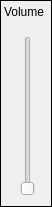
<?xml version="1.0" encoding="UTF-8"?>
<ui version="4.0">
 <class>VolumeWindow</class>
 <widget class="QMainWindow" name="VolumeWindow">
  <property name="geometry">
   <rect>
    <x>0</x>
    <y>0</y>
    <width>52</width>
    <height>207</height>
   </rect>
  </property>
  <property name="styleSheet">
   <string notr="true">#VolumeWindow {border: 1px solid black;}</string>
  </property>
  <widget class="QWidget" name="centerWidget">
   <widget class="QSlider" name="verticalSlider">
    <property name="geometry">
     <rect>
      <x>20</x>
      <y>36</y>
      <width>16</width>
      <height>160</height>
     </rect>
    </property>
    <property name="maximum">
     <number>100</number>
    </property>
    <property name="singleStep">
     <number>1</number>
    </property>
    <property name="orientation">
     <enum>Qt::Vertical</enum>
    </property>
   </widget>
   <widget class="QLabel" name="label">
    <property name="geometry">
     <rect>
      <x>4</x>
      <y>4</y>
      <width>45</width>
      <height>16</height>
     </rect>
    </property>
    <property name="text">
     <string>Volume</string>
    </property>
   </widget>
  </widget>
 </widget>
 <resources/>
 <connections>
  <connection>
   <sender>verticalSlider</sender>
   <signal>valueChanged(int)</signal>
   <receiver>VolumeWindow</receiver>
   <slot>changeVolume(int)</slot>
   <hints>
    <hint type="sourcelabel">
     <x>23</x>
     <y>83</y>
    </hint>
    <hint type="destinationlabel">
     <x>21</x>
     <y>83</y>
    </hint>
   </hints>
  </connection>
 </connections>
 <slots>
  <slot>changeVolume(int)</slot>
 </slots>
</ui>
